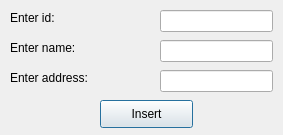
<?xml version="1.0" encoding="UTF-8"?>
<ui version="4.0">
 <class>supplier_insert</class>
 <widget class="QDialog" name="supplier_insert">
  <property name="geometry">
   <rect>
    <x>0</x>
    <y>0</y>
    <width>283</width>
    <height>135</height>
   </rect>
  </property>
  <property name="windowTitle">
   <string>Insert to supplier</string>
  </property>
  <widget class="QLabel" name="label">
   <property name="geometry">
    <rect>
     <x>10</x>
     <y>10</y>
     <width>111</width>
     <height>16</height>
    </rect>
   </property>
   <property name="text">
    <string>Enter id:</string>
   </property>
  </widget>
  <widget class="QLabel" name="label_2">
   <property name="geometry">
    <rect>
     <x>10</x>
     <y>40</y>
     <width>151</width>
     <height>16</height>
    </rect>
   </property>
   <property name="text">
    <string>Enter name:</string>
   </property>
  </widget>
  <widget class="QLabel" name="label_3">
   <property name="geometry">
    <rect>
     <x>10</x>
     <y>70</y>
     <width>111</width>
     <height>16</height>
    </rect>
   </property>
   <property name="text">
    <string>Enter address:</string>
   </property>
  </widget>
  <widget class="QLineEdit" name="lineEdit_supplier_id">
   <property name="geometry">
    <rect>
     <x>160</x>
     <y>10</y>
     <width>113</width>
     <height>22</height>
    </rect>
   </property>
  </widget>
  <widget class="QLineEdit" name="lineEdit_supplier_name">
   <property name="geometry">
    <rect>
     <x>160</x>
     <y>40</y>
     <width>113</width>
     <height>22</height>
    </rect>
   </property>
  </widget>
  <widget class="QLineEdit" name="lineEdit_supplier_address">
   <property name="geometry">
    <rect>
     <x>160</x>
     <y>70</y>
     <width>113</width>
     <height>22</height>
    </rect>
   </property>
  </widget>
  <widget class="QPushButton" name="pushButton_supplier_insert">
   <property name="geometry">
    <rect>
     <x>100</x>
     <y>100</y>
     <width>93</width>
     <height>28</height>
    </rect>
   </property>
   <property name="text">
    <string>Insert</string>
   </property>
  </widget>
 </widget>
 <resources/>
 <connections/>
</ui>
